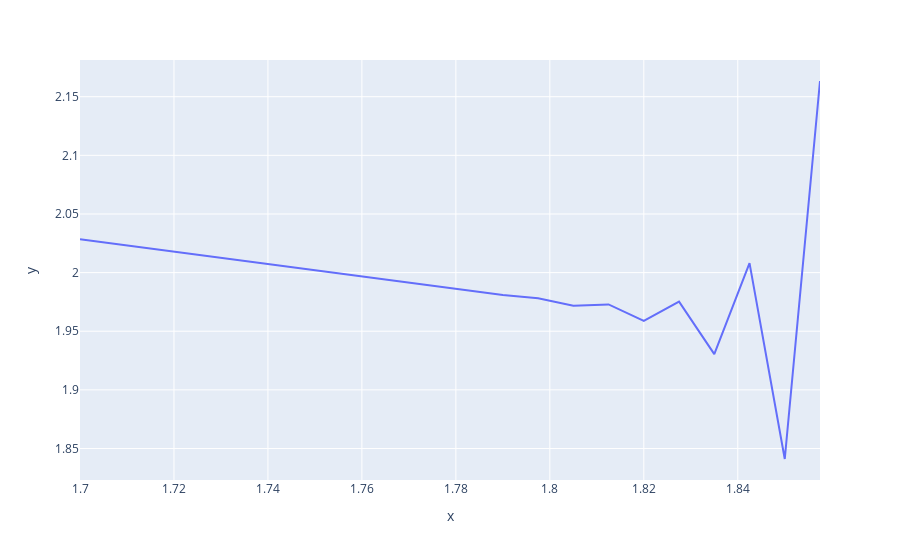

Notebook source saved alongside this figure:
### Code cell
px.line(x=x, y=interval)

### Figure 1 — Plotly figure (JSON) as saved in the notebook; plotly's stock layout.template omitted (floating-point values rounded to 4 significant figures)
{"data": [{"hovertemplate": "x=%{x}<br>y=%{y}<extra></extra>", "legendgroup": "", "line": {"color": "#636efa", "dash": "solid"}, "marker": {"symbol": "circle"}, "mode": "lines", "name": "", "orientation": "v", "showlegend": false, "type": "scatter", "x": [1.7, 1.708, 1.715, 1.722, 1.73, 1.738, 1.745, 1.753, 1.76, 1.768, 1.775, 1.783, 1.79, 1.798, 1.805, 1.813, 1.82, 1.828, 1.835, 1.843, 1.85, 1.858], "xaxis": "x", "y": [2.029, 2.025, 2.021, 2.017, 2.013, 2.009, 2.005, 2.001, 1.997, 1.993, 1.989, 1.985, 1.981, 1.978, 1.972, 1.973, 1.959, 1.975, 1.93, 2.008, 1.841, 2.163], "yaxis": "y"}], "layout": {"legend": {"tracegroupgap": 0}, "margin": {"t": 60}, "xaxis": {"anchor": "y", "domain": [0, 1], "title": {"text": "x"}}, "yaxis": {"anchor": "x", "domain": [0, 1], "title": {"text": "y"}}}}
